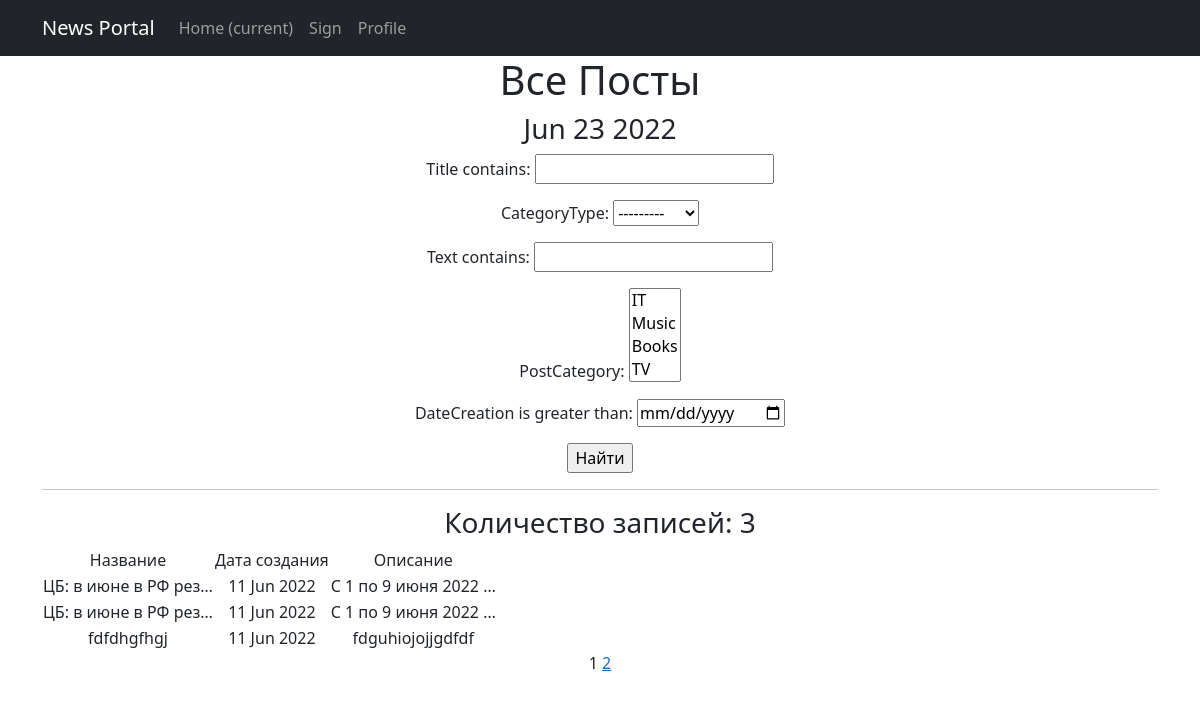
The app's page /news/search/ with its own data.
### newapp/models.py (models this page shows, shortened)
class Post(models.Model):
    author = models.ForeignKey(Author, on_delete=models.CASCADE)
    NEWS = 'NW'
    ARTICLE = 'AR'
    CATEGORY_CHOICES = (
        (NEWS, "новость"),
        (ARTICLE, "статья")
    )
    categoryType = models.CharField(max_length=2, choices=CATEGORY_CHOICES, default=ARTICLE)
    dateCreation = models.DateTimeField(auto_now_add=True)
    postCategory = models.ManyToManyField(Category, through='PostCategory')
    title = models.CharField(max_length=128)
    text = models.TextField()
    rating = models.SmallIntegerField(default=0)

### newapp/views.py (the view)
# urls.py: path('search/',Post_Filter.as_view(),name='search'),
class Post_Filter(ListView):
    model = Post
    ordering = '-dateCreation'
    template_name = 'search.html'
    context_object_name = 'News'
    paginate_by = 3
    form_class =PostForm
    def get_queryset(self):
        queryset=super().get_queryset()
        self.filterset=PostFilter(self.request.GET,queryset)
        return self.filterset.qs
    def get_context_data(self, **kwargs):
        context = super().get_context_data(**kwargs)
        context['time_now'] = datetime.utcnow()
        context['filterset'] = self.filterset
        return context

### newapp/models.py (called while the page is built)
    def __str__(self):
        return '{}'.format(self.name)

### newapp/templatetags/custom_filters.py (called while the page is built)
@register.filter()
def censor(text):
    Cens_word = ["Редиска"]
    low = text.lower()
    for i in Cens_word:
        if i.find(low):
            low = text.replace(i[1:], "*" * (len(i) -1))
    return f'{low}'

### newapp/templatetags/custom_tags.py (called while the page is built)
@register.simple_tag(takes_context=True)
def url_replace(context, **kwargs):
   d = context['request'].GET.copy()
   for k, v in kwargs.items():
       d[k] = v
   return d.urlencode()

### templates/search.html (shortened to what this page needs)
{% extends 'flatpages/default.html' %}
{% load custom_filters %}
{% load custom_tags %}
{% block content %}
<h1> Все Посты</h1>
<h3>{{ time_now|date:'M d Y' }}</h3>
<form action="" method="get">
       {{ filterset.form.as_p }}
       <input type="submit" value="Найти" />
   </form>
<hr>
{% if News %}
<h3>Количество записей: {{News|length }}</h3>
    <table>
        <tr>
            <td>Название</td>
            <td>Дата создания</td>
            <td>Описание</td>
        </tr>
        {% for new in News %}
    <tr>
        <td>{{ new.title|truncatechars:20|censor }}</td>
        <td>{{ new.dateCreation|date:'d M Y' }}</td>
        <td>{{ new.text|truncatechars:20|censor }}</td>
    </tr>
        {% endfor %}
    </table>
{% else %}
       <h2>Постов нет!</h2>
{% endif %}
   {{ page_obj.number }}
   {% if page_obj.has_next %}
       <a href="?{% url_replace page=page_obj.next_page_number %}">{{ page_obj.next_page_number }}</a>
   {% endif %}
{% endblock content %}

### records on screen
Post: title|censor "ЦБ: в июне в РФ рез…", dateCreation "11 Jun 2022", text|censor "С 1 по 9 июня 2022 …"
Post: title|censor "ЦБ: в июне в РФ рез…", dateCreation "11 Jun 2022", text|censor "С 1 по 9 июня 2022 …"
Post: title|censor "fdfdhgfhgj", dateCreation "11 Jun 2022", text|censor "fdguhiojojjgdfdf"

### other values on screen
{{ time_now|date:'M d Y' }} "Jun 23 2022"
{{ News|length }} "3"
{{ page_obj.number }} "1"
{{ page_obj.next_page_number }} "2"
